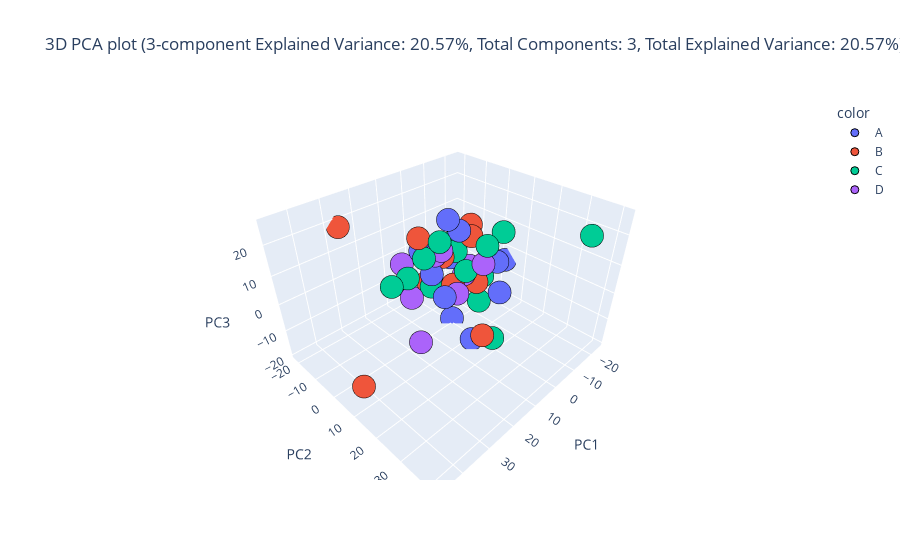

The code cell stored with this chart in its notebook:
### Code cell
_, pca3d_train_df, _, pca3d_test_df = eda.dimensionality_reduction(train_df, test_df, id_features, categorical_features, continuous_features, target="Dukes Stage", method="pca", plot_type="3d", components=3)

### Figure 1 — Plotly figure (JSON) as saved in the notebook; plotly's stock layout.template omitted (floating-point values rounded to 4 significant figures)
{"data": [{"hovertemplate": "color=A<br>PC1=%{x}<br>PC2=%{y}<br>PC3=%{z}<extra></extra>", "legendgroup": "A", "marker": {"color": "#636efa", "line": {"color": "Black", "width": 1}, "opacity": 1, "symbol": "circle"}, "mode": "markers", "name": "A", "scene": "scene", "showlegend": true, "type": "scatter3d", "x": [3.967, -4.985, -13.22, 4.656, 10.87, -24.13, -8.504, -13.79, -7.283, 5.541, -0.3181], "y": [12.74, -7.142, 7.683, -10.27, 7.358, 2.512, -9.593, 9.152, -4.262, -4.029, -0.5731], "z": [-18.51, 14.44, 1.431, 5.498, -0.7723, -4.763, -2.238, -10.57, 10.75, -0.2551, -19.74]}, {"hovertemplate": "color=B<br>PC1=%{x}<br>PC2=%{y}<br>PC3=%{z}<extra></extra>", "legendgroup": "B", "marker": {"color": "#EF553B", "line": {"color": "Black", "width": 1}, "opacity": 1, "symbol": "circle"}, "mode": "markers", "name": "B", "scene": "scene", "showlegend": true, "type": "scatter3d", "x": [-9.667, 12.99, -1.779, -6.72, -10.85, 26.72, 46.47, -16.29, 8.624, -1.93], "y": [2.026, 24.65, -6.472, -19.84, -1.984, -21.52, 13.61, -7.355, -6.386, -1.716], "z": [-7.656, -4.123, 2.15, -16.55, 8.234, 18.17, -7.924, 8.594, 13.29, -6.785]}, {"hovertemplate": "color=C<br>PC1=%{x}<br>PC2=%{y}<br>PC3=%{z}<extra></extra>", "legendgroup": "C", "marker": {"color": "#00cc96", "line": {"color": "Black", "width": 1}, "opacity": 1, "symbol": "circle"}, "mode": "markers", "name": "C", "scene": "scene", "showlegend": true, "type": "scatter3d", "x": [-15.4, 1.998, -8.422, 11.87, 20.68, 9.336, 1.949, -7.753, -8.507, -4.233, -6.051, -18.6, -8.503, 13.15, -3.539], "y": [-0.3565, 19.72, -13.5, 6.513, -5.672, -3.232, -8.25, 41.29, 4.435, 1.909, -4.555, 5.24, -8.296, -7.034, 11.12], "z": [-8.962, -15.01, 1.784, 18.34, 1.431, 7.705, -8.962, 26.18, -13.81, -0.7221, 3.405, 9.538, 4.562, 0.313, 12.8]}, {"hovertemplate": "color=D<br>PC1=%{x}<br>PC2=%{y}<br>PC3=%{z}<extra></extra>", "legendgroup": "D", "marker": {"color": "#ab63fa", "line": {"color": "Black", "width": 1}, "opacity": 1, "symbol": "circle"}, "mode": "markers", "name": "D", "scene": "scene", "showlegend": true, "type": "scatter3d", "x": [11.76, 3.67, 20.8, 8.015, -8.184, 4.463, -11.64, -0.0545, -7.166], "y": [-7.243, -4.268, 6.98, -16.17, 5.999, -0.5458, -3.194, 2.178, -1.66], "z": [-8.125, 5.91, -12.98, -0.6817, 2.026, 9.529, -4.247, -7.628, -5.076]}], "layout": {"legend": {"title": {"text": "color"}, "tracegroupgap": 0}, "scene": {"domain": {"x": [0, 1], "y": [0, 1]}, "xaxis": {"title": {"text": "PC1"}}, "yaxis": {"title": {"text": "PC2"}}, "zaxis": {"title": {"text": "PC3"}}}, "title": {"text": "3D PCA plot (3-component Explained Variance: 20.57%, Total Components: 3, Total Explained Variance: 20.57%)"}}}
